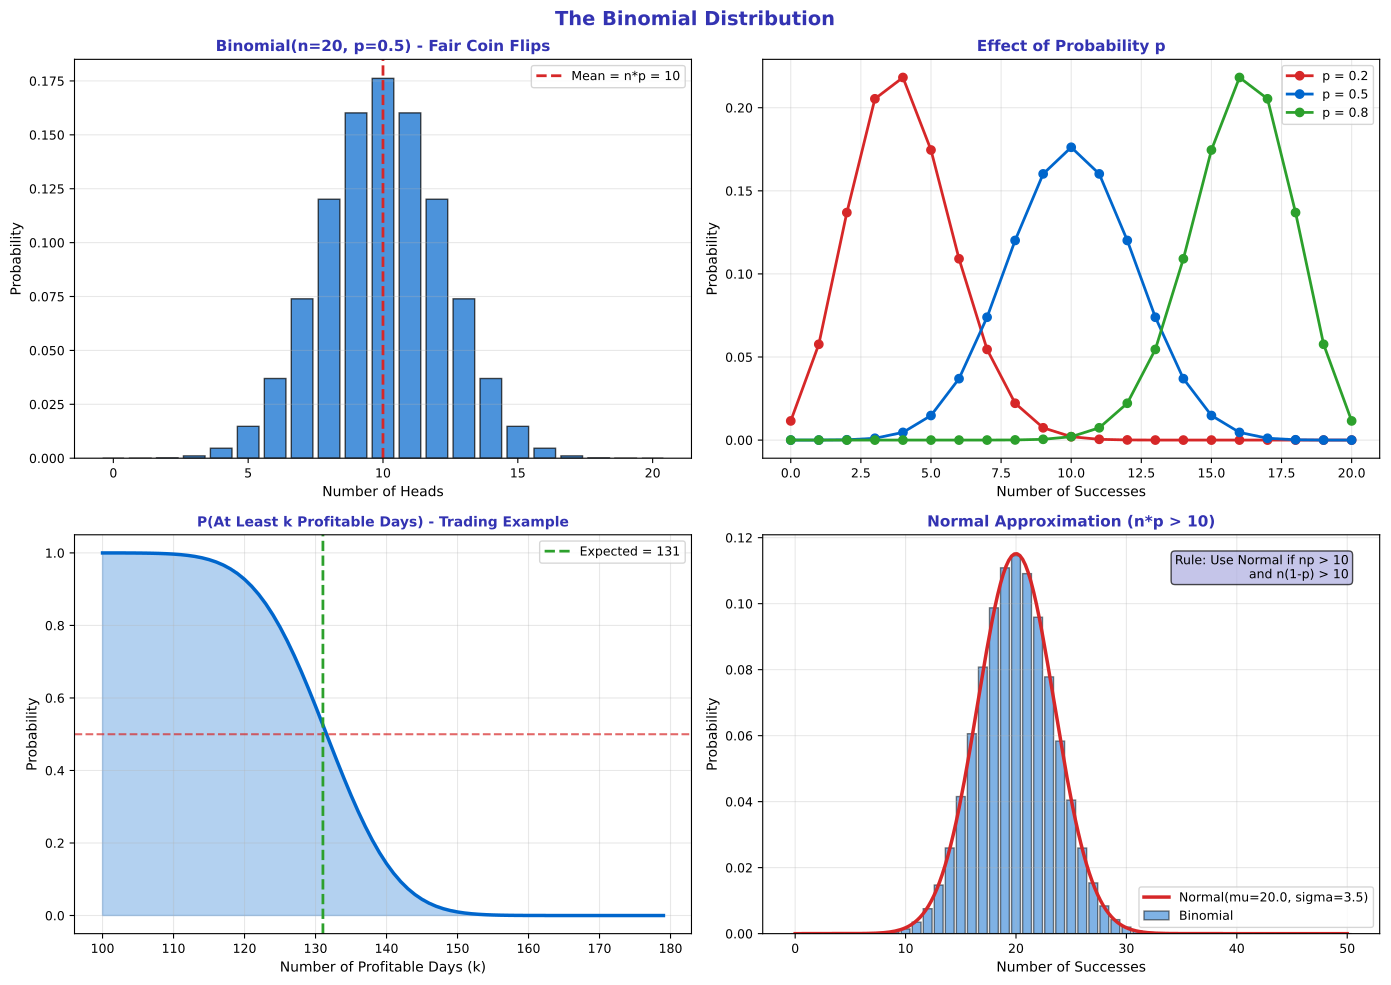

Write the Python code that produced this figure.
"""Binomial Distribution - Success/Failure trials"""
import matplotlib.pyplot as plt
import numpy as np
from scipy import stats
from pathlib import Path

plt.rcParams.update({
    'font.size': 10,
    'axes.labelsize': 10,
    'axes.titlesize': 11,
    'xtick.labelsize': 9,
    'ytick.labelsize': 9,
    'legend.fontsize': 9,
    'figure.figsize': (10, 6),
    'figure.dpi': 150
})

MLPURPLE = '#3333B2'
MLLAVENDER = '#ADADE0'
MLBLUE = '#0066CC'
MLORANGE = '#FF7F0E'
MLGREEN = '#2CA02C'
MLRED = '#D62728'

np.random.seed(42)

fig, axes = plt.subplots(2, 2, figsize=(14, 10))
fig.suptitle('The Binomial Distribution', fontsize=14, fontweight='bold', color=MLPURPLE)

# Plot 1: Basic binomial (coin flip example)
ax1 = axes[0, 0]
n, p = 20, 0.5
x = np.arange(0, n+1)
pmf = stats.binom.pmf(x, n, p)

ax1.bar(x, pmf, color=MLBLUE, alpha=0.7, edgecolor='black')
ax1.axvline(n*p, color=MLRED, linestyle='--', linewidth=2, label=f'Mean = n*p = {n*p:.0f}')

ax1.set_title(f'Binomial(n={n}, p={p}) - Fair Coin Flips', fontsize=11,
              fontweight='bold', color=MLPURPLE)
ax1.set_xlabel('Number of Heads', fontsize=10)
ax1.set_ylabel('Probability', fontsize=10)
ax1.legend(fontsize=9)
ax1.grid(axis='y', alpha=0.3)

# Plot 2: Different probabilities
ax2 = axes[0, 1]
n = 20
probs = [0.2, 0.5, 0.8]
colors = [MLRED, MLBLUE, MLGREEN]
x = np.arange(0, n+1)

for p, color in zip(probs, colors):
    pmf = stats.binom.pmf(x, n, p)
    ax2.plot(x, pmf, 'o-', color=color, linewidth=2, markersize=6, label=f'p = {p}')

ax2.set_title('Effect of Probability p', fontsize=11, fontweight='bold', color=MLPURPLE)
ax2.set_xlabel('Number of Successes', fontsize=10)
ax2.set_ylabel('Probability', fontsize=10)
ax2.legend(fontsize=9)
ax2.grid(alpha=0.3)

# Plot 3: Finance application - Trading days positive
ax3 = axes[1, 0]
# Probability of profitable trading days
n = 252  # Trading days per year
p = 0.52  # Slightly better than random

# Probability of at least k profitable days
k = np.arange(100, 180)
prob_at_least_k = 1 - stats.binom.cdf(k-1, n, p)

ax3.plot(k, prob_at_least_k, color=MLBLUE, linewidth=2.5)
ax3.fill_between(k, prob_at_least_k, alpha=0.3, color=MLBLUE)

# Mark key points
ax3.axhline(0.5, color=MLRED, linestyle='--', linewidth=1.5, alpha=0.7)
ax3.axvline(n*p, color=MLGREEN, linestyle='--', linewidth=2, label=f'Expected = {n*p:.0f}')

ax3.set_title('P(At Least k Profitable Days) - Trading Example', fontsize=10,
              fontweight='bold', color=MLPURPLE)
ax3.set_xlabel('Number of Profitable Days (k)', fontsize=10)
ax3.set_ylabel('Probability', fontsize=10)
ax3.legend(fontsize=9)
ax3.grid(alpha=0.3)

# Plot 4: Normal approximation
ax4 = axes[1, 1]
n, p = 50, 0.4
x = np.arange(0, n+1)
pmf = stats.binom.pmf(x, n, p)

ax4.bar(x, pmf, color=MLBLUE, alpha=0.5, edgecolor='black', label='Binomial')

# Normal approximation
mu = n * p
sigma = np.sqrt(n * p * (1-p))
x_cont = np.linspace(0, n, 200)
normal_approx = stats.norm.pdf(x_cont, mu, sigma)

ax4.plot(x_cont, normal_approx, color=MLRED, linewidth=2.5, label=f'Normal(mu={mu:.1f}, sigma={sigma:.1f})')

ax4.set_title('Normal Approximation (n*p > 10)', fontsize=11, fontweight='bold', color=MLPURPLE)
ax4.set_xlabel('Number of Successes', fontsize=10)
ax4.set_ylabel('Probability', fontsize=10)
ax4.legend(fontsize=9)
ax4.grid(alpha=0.3)

# Add rule of thumb
ax4.text(0.95, 0.95, 'Rule: Use Normal if np > 10\nand n(1-p) > 10',
         transform=ax4.transAxes, fontsize=9, va='top', ha='right',
         bbox=dict(boxstyle='round', facecolor=MLLAVENDER, alpha=0.7))

plt.tight_layout()
plt.savefig(Path(__file__).parent / 'chart.pdf', dpi=300, bbox_inches='tight')
plt.close()
